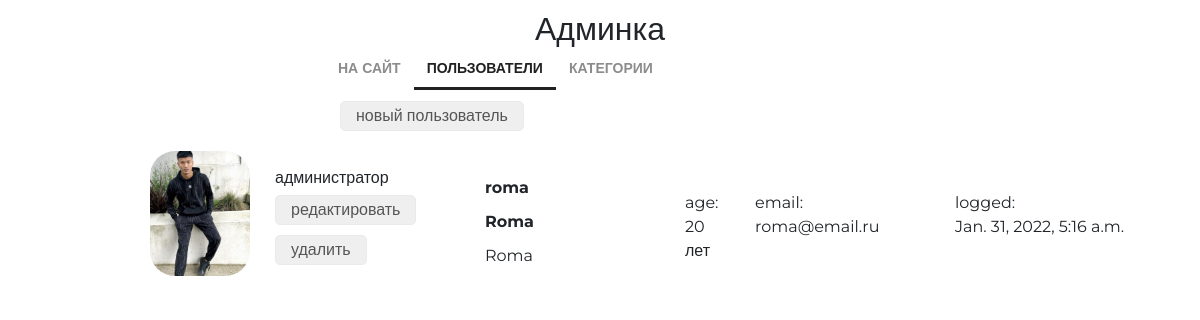
Screenshot of /admin/users/read/ (signed in) with the database file from the repository.
### authnapp/models.py (models this page shows, shortened)
class ShopUser(AbstractUser):
    avatar = models.ImageField(upload_to="users_avatars", blank=True)
    age = models.PositiveIntegerField(verbose_name="возраст")
    activation_key = models.CharField(verbose_name="ключ подтверждения", max_length=128, blank=True)
    activation_key_expires = models.DateTimeField(
        verbose_name="актуальность ключа", default=(now() + timedelta(hours=48))
    )

### adminapp/views.py (the view)
class UsersListView(LoginRequiredMixin, ListView):
    model = ShopUser
    template_name = "adminapp/users.html"

### mainapp/context_processors.py (called while the page is built)
def basket(request):
    print("context processor basket works")
    basket = []
    if request.user.is_authenticated:
        basket = Basket.objects.filter(user=request.user)
    return {
        "basket": basket,
    }

### adminapp/templates/adminapp/users.html
{% extends 'adminapp/base.html' %}
{% load static %}
{% block content %}
<div class="users_list">
    <button class="new_user">
        <a href={% url 'admin:user_create' %}>новый пользователь</a>
    </button>
    {% for object in object_list %}
    <div class="user_record {% if not object.is_active %}not_active{% endif %}">
        <img src="/media/{{ object.avatar|default:'users_avatars/Koala.jpg' }}" alt="{{ object.username }}">
        <div class="user_role">
            {% if object.is_superuser %}администратор{% else %}пользователь{% endif %}
            <button>
                <a href={% url 'admin:user_update' object.pk %}>редактировать</a>
            </button>
            <button>
                <a href={% url 'admin:user_delete' object.pk %}>удалить</a>
            </button>
        </div>
        <div class="user_name">
            <p>
                <strong>{{ object.username }}</strong>
            </p>
            <p>
                {% if object.first_name %}
                <b>{{ object.first_name|title }}</b>
                {% if object.last_name %}
                <p>{{ object.last_name|title }}</p>
                {% endif %}
                {% endif %}
            </p>
        </div>
        <div class="user_age">
            age:<br>
            {{ object.age }} лет
        </div>
        <div class="user_email">
            email:<br>
            {{ object.email }}
        </div>
        <div class="user_lastlogin">
            logged:<br>
            {{ object.last_login }}
        </div>
    </div>
    {% endfor %}
</div>
{% endblock content %}

### static/style.css (style rules this page uses)
* { margin: 0; padding: 0; }
body { font-family: 'Montserrat', sans-serif; }
html, body { height: 100%; }
.users_list { margin-left: 150px; }
.users_list a { color: #555; text-decoration: none; }
.users_list .new_user { margin-left: 190px; }
.users_list button { border: 1px solid #eaeaea; border-radius: 5px; height: 30px; margin: 5px auto; padding: 0 15px; }
.user_record { height: 125px; margin: 15px auto; position: relative; }
.user_record img { display: block; float: left; height: 125px; border-radius: 25px; }
.user_record .user_name { display: block; float: left; margin-top: 15px; margin-left: 25px; width: 175px; }
.user_record .user_name p { margin: 10px auto; }
.user_record .user_email { display: block; float: left; margin-top: 40px; margin-left: 25px; width: 175px; }
.user_record .user_age { display: block; float: left; margin-top: 40px; margin-left: 25px; width: 45px; }
.user_record .user_role { display: block; float: left; margin-top: 15px; margin-left: 25px; width: 185px; }
.user_record .user_lastlogin { display: block; float: left; margin-top: 40px; margin-left: 25px; width: 175px; }

### rows the page displays
ShopUser: avatar (picture), is_superuser "администратор", username "roma", first_name "Roma", last_name "Roma", age "20", email "roma@email.ru", last_login "Jan. 31, 2022, 5:16 a.m."
